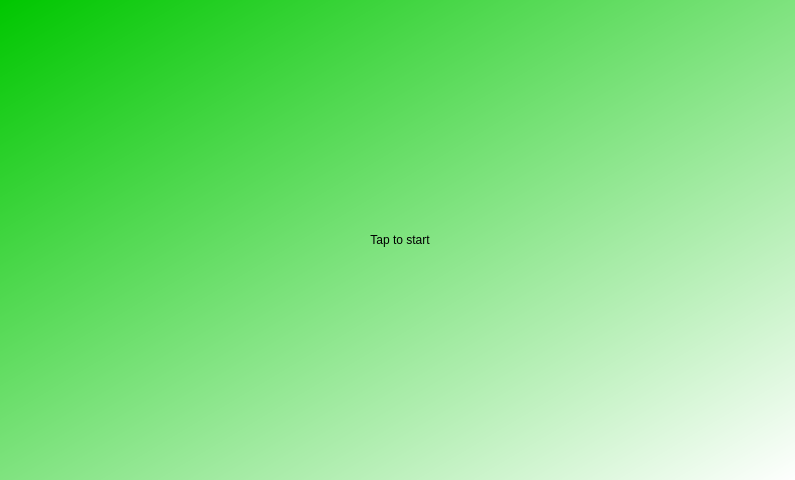
<?xml version="1.0" encoding="UTF-8"?>
<ui version="4.0">
 <class>Dialog</class>
 <widget class="QDialog" name="Dialog">
  <property name="geometry">
   <rect>
    <x>0</x>
    <y>0</y>
    <width>795</width>
    <height>480</height>
   </rect>
  </property>
  <property name="windowTitle">
   <string>Dialog</string>
  </property>
  <widget class="QWidget" name="widget" native="true">
   <property name="geometry">
    <rect>
     <x>0</x>
     <y>0</y>
     <width>800</width>
     <height>480</height>
    </rect>
   </property>
   <property name="styleSheet">
    <string notr="true">QWidget#widget{
background-color: qlineargradient(spread:pad, x1:0, y1:0, x2:1, y2:1, stop:0 rgba(0, 199, 0, 255), stop:1 rgba(255, 255, 255, 255));}</string>
   </property>
   <widget class="QPushButton" name="tapToStartButton">
    <property name="geometry">
     <rect>
      <x>100</x>
      <y>0</y>
      <width>600</width>
      <height>480</height>
     </rect>
    </property>
    <property name="styleSheet">
     <string notr="true">border: none;
font: 36pt &quot;Kalapi&quot;;
background-color:none;</string>
    </property>
    <property name="text">
     <string>Tap to start</string>
    </property>
   </widget>
  </widget>
 </widget>
 <resources/>
 <connections/>
</ui>
